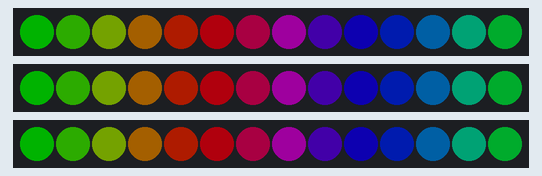
Simulated run of this sketch. Board: Arduino Uno, built with avr-gcc and run on an emulated ATmega328P. Parts: 3 × 14 RGB LEDs in strip order, left to right. Dim RGB values are drawn brighter than linear; random numbers use the default seed unless the sketch sets one.

Above: at 0.16 s.
At 4.17 s:
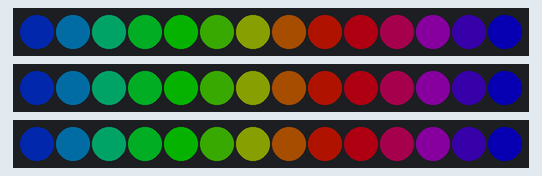
At 9.72 s:
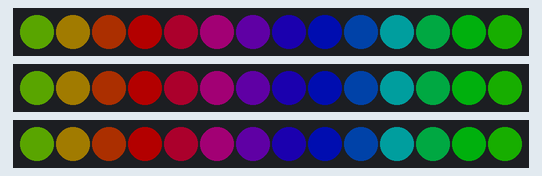
At 19.29 s:
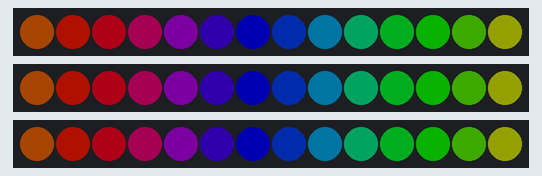
At 29.16 s:
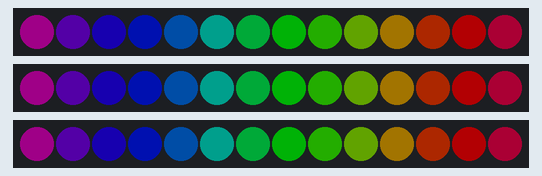
At 39.34 s:
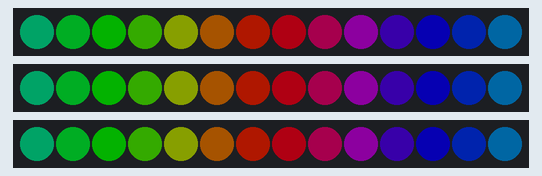

The sketch:

lightshow.ino
```cpp
#include <Adafruit_NeoPixel.h>

#define PIN 9
#define PIN2 10
#define PIN3 11

// Parameter 1 = number of pixels in strip
// Parameter 2 = pin number (most are valid)
// Parameter 3 = pixel type flags, add together as needed:
//   NEO_KHZ800  800 KHz bitstream (most NeoPixel products w/WS2812 LEDs)
//   NEO_KHZ400  400 KHz (classic 'v1' (not v2) FLORA pixels, WS2811 drivers)
//   NEO_GRB     Pixels are wired for GRB bitstream (most NeoPixel products)
//   NEO_RGB     Pixels are wired for RGB bitstream (v1 FLORA pixels, not v2)
Adafruit_NeoPixel strip = Adafruit_NeoPixel(14, PIN, NEO_GRB + NEO_KHZ800);
Adafruit_NeoPixel strip2 = Adafruit_NeoPixel(14, PIN2, NEO_GRB + NEO_KHZ800);
Adafruit_NeoPixel strip3 = Adafruit_NeoPixel(14, PIN3, NEO_GRB + NEO_KHZ800);

uint32_t red = strip.Color(255,0,0);
uint32_t blue = strip.Color(0,0,255);
uint32_t green = strip.Color(0,255,0);

uint32_t orange = strip.Color(255,127,0);
uint32_t black = strip.Color(0,0,0);
uint32_t white = strip.Color(255,255,255);

uint32_t cyan = strip.Color(0,255,255);
uint32_t magenta = strip.Color(255,0,255);
uint32_t yellow = strip.Color(255,255,0);

void setup() {
  strip.begin();
  strip2.begin();
  strip3.begin();
  strip.show();
  strip2.show();
  strip3.show(); // Initialize all pixels to 'off'
  strip.setBrightness(60);
  strip2.setBrightness(60);
  strip3.setBrightness(60);
}

void loop() {
  // Some example procedures showing how to display to the pixels:
  //colorWipe(strip.Color(255, 0, 0), 50); // Red
  //colorWipe(strip.Color(0, 255, 0), 50); // Green
  //colorWipe(strip.Color(0, 0, 255), 50); // Blue

//  for (int i=0;i<20;i++){
//  seizureMode();
//  }

//  bothRainbow(10);
  triRainbowCycle(5);
//  bothRainbowCycleAlt(5);
//  blank();
//
//  dualColorWipeRandom(50);
//  dualColorWipeRandomRandom(50);
//  bothColorWipeRandom(50);
//  bothColorWipeRandomRandom(50);
//
//  dualColorWipe(red,red,50);
//  dualColorWipe(blue,blue,50);
//  dualColorWipe(green,green,50);
//  dualColorWipe(magenta,magenta,50);
//  dualColorWipe(yellow,yellow,50);
//  dualColorWipe(cyan,cyan,50);
//
//  bothColorWipe(red,red,50);
//  bothColorWipe(blue,blue,50);
//  bothColorWipe(green,green,50);
//  bothColorWipe(magenta,magenta,50);
//  bothColorWipe(yellow,yellow,50);
//  bothColorWipe(cyan,cyan,50);
//
//  blank();
//
//  cwColorChaseLoop(red,red,20,5);
//  cwColorChaseLoop(blue,blue,20,5);
//  cwColorChaseLoop(green,green,20,5);
//  cwColorChaseLoop(magenta,magenta,20,5);
//  cwColorChaseLoop(yellow,yellow,20,5);
//  cwColorChaseLoop(cyan,cyan,20,5);
//
//  blank();
//
//
}

void seizureMode() {

  for(uint16_t i=0; i<strip.numPixels(); i++) {
    strip.setPixelColor(i,red);
    strip2.setPixelColor(i,blue);
  }
  strip.show();
  strip2.show();
  delay(30);
  for(uint16_t i=0; i<strip.numPixels(); i++) {
    strip.setPixelColor(i,blue);
    strip2.setPixelColor(i,green);
  }
  strip.show();
  strip2.show();
  delay(30);
  for(uint16_t i=0; i<strip.numPixels(); i++) {
    strip.setPixelColor(i,green);
    strip2.setPixelColor(i,red);
  }
  strip.show();
  strip2.show();
  delay(30);
}

// Fill the dots one after the other with a color

//======= Simple Codes ==========

void blank(){
  for(uint16_t i=0; i<strip.numPixels(); i++) {
    strip.setPixelColor(i, black);
    strip2.setPixelColor(i, black);
    strip.show();
    strip2.show();
  }
}

// Input a value 0 to 255 to get a color value.
// The colours are a transition r - g - b - back to r.
uint32_t Wheel(byte WheelPos) {
  if(WheelPos < 85) {
    return strip.Color(WheelPos * 3, 255 - WheelPos * 3, 0);
  }
  else if(WheelPos < 170) {
    WheelPos -= 85;
    return strip.Color(255 - WheelPos * 3, 0, WheelPos * 3);
  }
  else {
    WheelPos -= 170;
    return strip.Color(0, WheelPos * 3, 255 - WheelPos * 3);
  }
}
```

both.ino
```cpp
void bothColorWipe(uint32_t c,uint32_t c2, uint8_t wait) {
  for(uint16_t i=0; i<strip.numPixels(); i++) {
    strip.setPixelColor(i, c);
    strip2.setPixelColor(i, c2);
    strip.show();
    strip2.show();
    delay(wait);
  }
}

void bothColorWipeRandom(uint8_t wait) {
  uint32_t c = strip.Color(random(256),random(256),random(256));
  for(uint16_t i=0; i<strip.numPixels(); i++) {
    strip.setPixelColor(i, c);
    strip2.setPixelColor(i, c);
    strip.show();
    strip2.show();
    delay(wait);
  }
}

void bothColorWipeRandomRandom(uint8_t wait) {

  for(uint16_t i=0; i<strip.numPixels(); i++) {
    strip.setPixelColor(i, strip.Color(random(256),random(256),random(256)));
    strip2.setPixelColor(i, strip.Color(random(256),random(256),random(256)));
    strip.show();
    strip2.show();
    delay(wait);
  }
}

void bothColorChaseLoop(uint32_t c,uint32_t c2,uint8_t wait, uint8_t times) {
  for(uint16_t l=0; l<times; l++){
    for(uint16_t i=0; i<strip.numPixels(); i++) {
      for(uint16_t j=0; j<strip.numPixels(); j++) {
        if (i==j){
          strip.setPixelColor(i, c);
          strip2.setPixelColor(i, c2);
        }
        else
        {
          strip.setPixelColor(j, strip.Color(0, 0, 0));
          strip2.setPixelColor(j, strip2.Color(0, 0, 0));
        }
      }
      strip.show();
      strip2.show();
      delay(wait);
    }
  }
}

void bothRainbow(uint8_t wait) {
  uint16_t i, j;

  for(j=0; j<256; j++) {
    for(i=0; i<strip.numPixels(); i++) {
      strip.setPixelColor(i, Wheel((i+j) & 255));
      strip2.setPixelColor(i, Wheel((i+j) & 255));
    }
    strip.show();
    strip2.show();
    delay(wait);
  }
}

void bothRainbowCycle(uint8_t wait) {
  uint16_t i, j;

  for(j=0; j<256*5; j++) { // 5 cycles of all colors on wheel
    for(i=0; i< strip.numPixels(); i++) {
      strip.setPixelColor(i, Wheel(((i * 256 / strip.numPixels()) + j) & 255));
      strip2.setPixelColor(i, Wheel(((i * 256 / strip2.numPixels()) + j) & 255));
    }
    strip.show();
    strip2.show();
    delay(wait);
  }
}
void bothRainbowCycleAlt(uint8_t wait) {
  uint16_t i, j;

  for(j=0; j<256*5; j++) { // 5 cycles of all colors on wheel
    for(i=0; i< strip.numPixels(); i++) {
      strip.setPixelColor(i, Wheel(((i * 256 / strip.numPixels()) + j) & 255));
      strip2.setPixelColor(i, Wheel(((i * 256 / strip2.numPixels()) - j) & 255));
    }
    strip.show();
    strip2.show();
    delay(wait);
  }
}
```

dual.ino
```cpp
void dualColorWipe(uint32_t c, uint32_t c2, uint8_t wait) {
  colorWipe(c,wait);
  colorWipe2(c2,wait);
}

void dualColorWipeRandom(uint8_t wait) {
  colorWipeRandom(wait);
  colorWipeRandom2(wait);
}

void dualColorWipeRandomRandom(uint8_t wait) {
  colorWipeRandomRandom(wait);
  colorWipeRandomRandom2(wait);
}
void dualColorChaseLoop(uint32_t c,uint32_t c2,uint8_t wait, uint8_t times){
  for(uint16_t l=0; l<times; l++){
    colorChaseLoop(c,wait,1);
    blank();
    colorChaseLoop2(c2,wait,1);
    blank();
  }
}

void dualColorChaseLoopReverse(uint32_t c,uint32_t c2,uint8_t wait, uint8_t times){
  for(uint16_t l=0; l<times; l++){
    colorChaseLoopReverse(c,wait,1);
    blank();
    colorChaseLoopReverse2(c2,wait,1);
    blank();
  }
}

void cwColorChaseLoop(uint32_t c,uint32_t c2,uint8_t wait, uint8_t times){
  for(uint16_t l=0; l<times; l++){
    colorChaseLoopReverse2(c2,wait,1);
    blank();
    colorChaseLoop(c,wait,1);
    blank();
  }
}

void ccwColorChaseLoop(uint32_t c,uint32_t c2,uint8_t wait, uint8_t times){
  for(uint16_t l=0; l<times; l++){
    colorChaseLoopReverse(c,wait,1);
    blank();
    colorChaseLoop2(c2,wait,1);
    blank();
  }
}

void dualRainbow(uint8_t wait){
  rainbow(wait);
  blank();
  rainbow2(wait);
  blank();
}

void dualRainbowCycle(uint8_t wait){
  rainbowCycle(wait);
  blank();
  rainbowCycle2(wait);
  blank();
}
```

single.ino
```cpp
void colorWipe(uint32_t c, uint8_t wait) {
  for(uint16_t i=0; i<strip.numPixels(); i++) {
    strip.setPixelColor(i, c);
    strip.show();
    delay(wait);
  }
}
void colorWipe2(uint32_t c2, uint8_t wait) {
  for(uint16_t i=0; i<strip2.numPixels(); i++) {
    strip2.setPixelColor(i, c2);
    strip2.show();
    delay(wait);
  }
}

void colorWipeRandom(uint8_t wait) {
  uint32_t c = strip.Color(random(256),random(256),random(256));
  colorWipe(c,wait);
}

void colorWipeRandom2(uint8_t wait) {
  uint32_t c = strip.Color(random(256),random(256),random(256));
  colorWipe2(c,wait);
}

void colorWipeRandomRandom(uint8_t wait) {
  for(uint16_t i=0; i<strip.numPixels(); i++) {
    strip.setPixelColor(i,strip.Color(random(256),random(256),random(256)));
    strip.show();
    delay(wait);
  }
}

void colorWipeRandomRandom2(uint8_t wait) {
  for(uint16_t i=0; i<strip2.numPixels(); i++) {
    strip2.setPixelColor(i,strip.Color(random(256),random(256),random(256)));
    strip2.show();
    delay(wait);
  }
}

void colorChaseLoop(uint32_t c,uint8_t wait, uint8_t times) {
  for(uint16_t l=0; l<times; l++){
    for(uint16_t i=0; i<strip.numPixels(); i++) {
      for(uint16_t j=0; j<strip.numPixels(); j++) {
        if (i==j){
          strip.setPixelColor(i, c);
        }
        else
        {
          strip.setPixelColor(j, strip.Color(0, 0, 0));
        }
      }
      strip.show();
      delay(wait);
    }
  }
}

void colorChaseLoop2(uint32_t c2,uint8_t wait, uint8_t times) {
  for(uint16_t l=0; l<times; l++){
    for(uint16_t i=0; i<strip2.numPixels(); i++) {
      for(uint16_t j=0; j<strip2.numPixels(); j++) {
        if (i==j){
          strip2.setPixelColor(i, c2);
        }
        else
        {
          strip2.setPixelColor(j, black);
        }
      }
      strip2.show();
      delay(wait);
    }
  }
}

void colorChaseLoopReverse(uint32_t c,uint8_t wait, uint8_t times) {
  for(uint16_t l=0; l<times; l++){
    for(uint16_t i=strip.numPixels(); i>0; i--) {
      for(uint16_t j=strip.numPixels(); j>0; j--) {
        if (i==j){
          strip.setPixelColor(i-1, c);
        }
        else
        {
          strip.setPixelColor(j-1, black);
        }

      }
      strip.show();
      delay(wait);
    }
  }
}

void colorChaseLoopReverse2(uint32_t c2,uint8_t wait, uint8_t times) {
  for(uint16_t l=0; l<times; l++){
    for(uint16_t i=strip2.numPixels(); i>0; i--) {
      for(uint16_t j=strip2.numPixels(); j>0; j--) {
        if (i==j){
          strip2.setPixelColor(i-1, c2);
        }
        else
        {
          strip2.setPixelColor(j-1, black);
        }

      }
      strip2.show();
      delay(wait);
    }
  }
}

void rainbow(uint8_t wait) {
  uint16_t i, j;

  for(j=0; j<256; j++) {
    for(i=0; i<strip.numPixels(); i++) {
      strip.setPixelColor(i, Wheel((i+j) & 255));
    }
    strip.show();
    delay(wait);
  }
}

void rainbow2(uint8_t wait) {
  uint16_t i, j;

  for(j=0; j<256; j++) {
    for(i=0; i<strip2.numPixels(); i++) {
      strip2.setPixelColor(i, Wheel((i+j) & 255));
    }
    strip2.show();
    delay(wait);
  }
}

// Slightly different, this makes the rainbow equally distributed throughout
void rainbowCycle(uint8_t wait) {
  uint16_t i, j;

  for(j=0; j<256*5; j++) { // 5 cycles of all colors on wheel
    for(i=0; i< strip.numPixels(); i++) {
      strip.setPixelColor(i, Wheel(((i * 256 / strip.numPixels()) + j) & 255));
    }
    strip.show();
    delay(wait);
  }
}

void rainbowCycle2(uint8_t wait) {
  uint16_t i, j;

  for(j=0; j<256*5; j++) { // 5 cycles of all colors on wheel
    for(i=0; i< strip2.numPixels(); i++) {
      strip2.setPixelColor(i, Wheel(((i * 256 / strip2.numPixels()) + j) & 255));
    }
    strip2.show();
    delay(wait);
  }
}
```

tri.ino
```cpp
void triRainbowCycle(uint8_t wait) {
  uint16_t i, j;

  for(j=0; j<256*5; j++) { // 5 cycles of all colors on wheel
    for(i=0; i< strip.numPixels(); i++) {
      strip.setPixelColor(i, Wheel(((i * 256 / strip.numPixels()) + j) & 255));
      strip2.setPixelColor(i, Wheel(((i * 256 / strip2.numPixels()) + j) & 255));
      strip3.setPixelColor(i, Wheel(((i * 256 / strip2.numPixels()) + j) & 255));
    }
    strip.show();
    strip2.show();
    strip3.show();
    delay(wait);
  }
}
```
